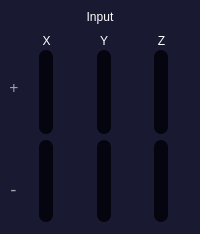
               <widget class="QWidget" name="Input_Widget" native="true">
                <property name="sizePolicy">
                 <sizepolicy hsizetype="MinimumExpanding" vsizetype="Preferred">
                  <horstretch>0</horstretch>
                  <verstretch>0</verstretch>
                 </sizepolicy>
                </property>
                <property name="minimumSize">
                 <size>
                  <width>0</width>
                  <height>190</height>
                 </size>
                </property>
                <property name="maximumSize">
                 <size>
                  <width>11111111</width>
                  <height>16777215</height>
                 </size>
                </property>
                <property name="styleSheet">
                 <string notr="true">background-color: rgb(25, 25, 50);
border-radius: 16px;</string>
                </property>
                <layout class="QVBoxLayout" name="verticalLayout_10">
                 <property name="spacing">
                  <number>10</number>
                 </property>
                 <property name="leftMargin">
                  <number>10</number>
                 </property>
                 <property name="topMargin">
                  <number>10</number>
                 </property>
                 <property name="rightMargin">
                  <number>10</number>
                 </property>
                 <property name="bottomMargin">
                  <number>10</number>
                 </property>
                 <item>
                  <widget class="QLabel" name="label_5">
                   <property name="sizePolicy">
                    <sizepolicy hsizetype="Expanding" vsizetype="Fixed">
                     <horstretch>0</horstretch>
                     <verstretch>0</verstretch>
                    </sizepolicy>
                   </property>
                   <property name="styleSheet">
                    <string notr="true">QLabel { 
color: white; 
font: 16pt  'Open Sans'; }</string>
                   </property>
                   <property name="text">
                    <string>Input</string>
                   </property>
                   <property name="alignment">
                    <set>Qt::AlignCenter</set>
                   </property>
                  </widget>
                 </item>
                 <item>
                  <layout class="QHBoxLayout" name="horizontalLayout_3" stretch="0,1">
                   <property name="spacing">
                    <number>0</number>
                   </property>
                   <item>
                    <layout class="QVBoxLayout" name="verticalLayout_9">
                     <property name="spacing">
                      <number>55</number>
                     </property>
                     <property name="topMargin">
                      <number>21</number>
                     </property>
                     <item alignment="Qt::AlignHCenter">
                      <widget class="QLabel" name="label_7">
                       <property name="sizePolicy">
                        <sizepolicy hsizetype="Expanding" vsizetype="Fixed">
                         <horstretch>0</horstretch>
                         <verstretch>0</verstretch>
                        </sizepolicy>
                       </property>
                       <property name="maximumSize">
                        <size>
                         <width>8</width>
                         <height>16777215</height>
                        </size>
                       </property>
                       <property name="font">
                        <font>
                         <family>Open Sans</family>
                         <pointsize>12</pointsize>
                         <weight>50</weight>
                         <italic>false</italic>
                         <bold>false</bold>
                        </font>
                       </property>
                       <property name="styleSheet">
                        <string notr="true">QLabel { 
color: rgba(255, 255, 255, 153); 
font: 12pt  'Open Sans'; }</string>
                       </property>
                       <property name="text">
                        <string>+</string>
                       </property>
                       <property name="alignment">
                        <set>Qt::AlignCenter</set>
                       </property>
                      </widget>
                     </item>
                     <item alignment="Qt::AlignHCenter">
                      <widget class="QLabel" name="label_6">
                       <property name="sizePolicy">
                        <sizepolicy hsizetype="Expanding" vsizetype="Fixed">
                         <horstretch>0</horstretch>
                         <verstretch>0</verstretch>
                        </sizepolicy>
                       </property>
                       <property name="font">
                        <font>
                         <family>Open Sans</family>
                         <pointsize>14</pointsize>
                         <weight>50</weight>
                         <italic>false</italic>
                         <bold>false</bold>
                        </font>
                       </property>
                       <property name="styleSheet">
                        <string notr="true">QLabel { 
color: rgba(255, 255, 255, 153); 
font: 14pt  'Open Sans'; }</string>
                       </property>
                       <property name="text">
                        <string>-</string>
                       </property>
                       <property name="alignment">
                        <set>Qt::AlignCenter</set>
                       </property>
                      </widget>
                     </item>
                    </layout>
                   </item>
                   <item>
                    <layout class="QHBoxLayout" name="horizontalLayout_22">
                     <property name="spacing">
                      <number>0</number>
                     </property>
                     <property name="sizeConstraint">
                      <enum>QLayout::SetDefaultConstraint</enum>
                     </property>
                     <property name="rightMargin">
                      <number>0</number>
                     </property>
                     <item>
                      <layout class="QVBoxLayout" name="verticalLayout_5">
                       <property name="spacing">
                        <number>2</number>
                       </property>
                       <property name="leftMargin">
                        <number>10</number>
                       </property>
                       <property name="rightMargin">
                        <number>10</number>
                       </property>
                       <property name="bottomMargin">
                        <number>0</number>
                       </property>
                       <item>
                        <widget class="QLabel" name="label">
                         <property name="sizePolicy">
                          <sizepolicy hsizetype="Expanding" vsizetype="Preferred">
                           <horstretch>0</horstretch>
                           <verstretch>0</verstretch>
                          </sizepolicy>
                         </property>
                         <property name="styleSheet">
                          <string notr="true">QLabel { 
color: white; 
font: 12pt  'Open Sans'; }</string>
                         </property>
                         <property name="text">
                          <string>X</string>
                         </property>
                         <property name="alignment">
                          <set>Qt::AlignCenter</set>
                         </property>
                        </widget>
                       </item>
                       <item>
                        <layout class="QVBoxLayout" name="verticalLayout_2">
                         <property name="spacing">
                          <number>6</number>
                         </property>
                         <property name="bottomMargin">
                          <number>0</number>
                         </property>
                         <item alignment="Qt::AlignHCenter">
                          <widget class="QSlider" name="axisX_topVSlider">
                           <property name="enabled">
                            <bool>false</bool>
                           </property>
                           <property name="minimumSize">
                            <size>
                             <width>16</width>
                             <height>16</height>
                            </size>
                           </property>
                           <property name="maximumSize">
                            <size>
                             <width>16</width>
                             <height>16777215</height>
                            </size>
                           </property>
                           <property name="baseSize">
                            <size>
                             <width>0</width>
                             <height>0</height>
                            </size>
                           </property>
                           <property name="cursor">
                            <cursorShape>PointingHandCursor</cursorShape>
                           </property>
                           <property name="styleSheet">
                            <string notr="true">QSlider::groove:vertical {
	background:  rgb(5, 5, 15);
	border-radius: 7px;
	position: absolute;
	left:1; right: 1;
}

QSlider::add-page:vertical {
	border-radius: 7px;
	margin: 0 -1px;
    background: qlineargradient(
		spread:pad, x1:0, y1:1, x2:0, y2:0,
		stop:0 rgba(117, 23, 248, 255), 
		stop:1 rgba(227, 35, 255, 255));
}

/*QSlider::sub-page:vertical {
	border-radius: 7px;
    background: rgb(5, 5, 15);
}*/</string>
                           </property>
                           <property name="maximum">
                            <number>100</number>
                           </property>
                           <property name="value">
                            <number>0</number>
                           </property>
                           <property name="tracking">
                            <bool>false</bool>
                           </property>
                           <property name="orientation">
                            <enum>Qt::Vertical</enum>
                           </property>
                          </widget>
                         </item>
                         <item alignment="Qt::AlignHCenter">
                          <widget class="QSlider" name="axisX_botVSlider">
                           <property name="enabled">
                            <bool>false</bool>
                           </property>
                           <property name="minimumSize">
                            <size>
                             <width>16</width>
                             <height>16</height>
                            </size>
                           </property>
                           <property name="maximumSize">
                            <size>
                             <width>16</width>
                             <height>16777215</height>
                            </size>
                           </property>
                           <property name="cursor">
                            <cursorShape>PointingHandCursor</cursorShape>
                           </property>
                           <property name="styleSheet">
                            <string notr="true">QSlider::groove:vertical {
	background:  rgb(5, 5, 15);
	border-radius: 7px;
	margin-bottom: 2px;
	position: absolute;
	left:1px; right: 1px;
}

/*QSlider::add-page:vertical {
	border-radius: 7px;
	margin: 0 -1px;
    background: qlineargradient(
		spread:pad, x1:0, y1:1, x2:0, y2:0,
		stop:0 rgba(117, 23, 248, 255), 
		stop:1 rgba(227, 35, 255, 255));
}*/

QSlider::sub-page:vertical {
	border-radius: 7px;
	margin: 0 -1px;
    margin-top: 1px;
    background: qlineargradient(
		spread:pad, x1:0, y1:1, x2:0, y2:0,
		stop:0 rgba(227, 35, 255, 255), 
		stop:1 rgba(117, 23, 248, 255));
}</string>
                           </property>
                           <property name="minimum">
                            <number>-100</number>
                           </property>
                           <property name="maximum">
                            <number>0</number>
                           </property>
                           <property name="value">
                            <number>0</number>
                           </property>
                           <property name="tracking">
                            <bool>false</bool>
                           </property>
                           <property name="orientation">
                            <enum>Qt::Vertical</enum>
                           </property>
                           <property name="invertedAppearance">
                            <bool>false</bool>
                           </property>
                           <property name="invertedControls">
                            <bool>false</bool>
                           </property>
                          </widget>
                         </item>
                        </layout>
                       </item>
                      </layout>
                     </item>
                     <item>
                      <layout class="QVBoxLayout" name="verticalLayout_6">
                       <property name="spacing">
                        <number>2</number>
                       </property>
                       <property name="leftMargin">
                        <number>10</number>
                       </property>
                       <property name="rightMargin">
                        <number>10</number>
                       </property>
                       <property name="bottomMargin">
                        <number>0</number>
                       </property>
                       <item>
                        <widget class="QLabel" name="label_2">
                         <property name="sizePolicy">
                          <sizepolicy hsizetype="Expanding" vsizetype="Preferred">
                           <horstretch>0</horstretch>
                           <verstretch>0</verstretch>
                          </sizepolicy>
                         </property>
                         <property name="styleSheet">
                          <string notr="true">QLabel { 
color: white; 
font: 12pt  'Open Sans'; }</string>
                         </property>
                         <property name="text">
                          <string>Y</string>
                         </property>
                         <property name="alignment">
                          <set>Qt::AlignCenter</set>
                         </property>
                        </widget>
                       </item>
                       <item>
                        <layout class="QVBoxLayout" name="verticalLayout_3">
                         <property name="spacing">
                          <number>6</number>
                         </property>
                         <property name="bottomMargin">
                          <number>0</number>
                         </property>
                         <item alignment="Qt::AlignHCenter">
                          <widget class="QSlider" name="axisY_topVSlider">
                           <property name="enabled">
                            <bool>false</bool>
                           </property>
                           <property name="minimumSize">
                            <size>
                             <width>16</width>
                             <height>16</height>
                            </size>
                           </property>
                           <property name="maximumSize">
                            <size>
                             <width>16</width>
                             <height>16777215</height>
                            </size>
                           </property>
                           <property name="cursor">
                            <cursorShape>PointingHandCursor</cursorShape>
                           </property>
                           <property name="styleSheet">
                            <string notr="true">QSlider::groove:vertical {
	background:  rgb(5, 5, 15);
	border-radius: 7px;
	position: absolute;
	left:1; right: 1;
}

QSlider::add-page:vertical {
	border-radius: 7px;
	margin: 0 -1px;
    background: qlineargradient(
		spread:pad, x1:0, y1:1, x2:0, y2:0,
		stop:0 rgba(117, 23, 248, 255), 
		stop:1 rgba(227, 35, 255, 255));
}

/*QSlider::sub-page:vertical {
	border-radius: 7px;
    background: rgb(5, 5, 15);
}*/</string>
                           </property>
                           <property name="maximum">
                            <number>100</number>
                           </property>
                           <property name="value">
                            <number>0</number>
                           </property>
                           <property name="tracking">
                            <bool>false</bool>
                           </property>
                           <property name="orientation">
                            <enum>Qt::Vertical</enum>
                           </property>
                          </widget>
                         </item>
                         <item alignment="Qt::AlignHCenter">
                          <widget class="QSlider" name="axisY_botVSlider">
                           <property name="enabled">
                            <bool>false</bool>
                           </property>
                           <property name="minimumSize">
                            <size>
                             <width>16</width>
                             <height>16</height>
                            </size>
                           </property>
                           <property name="maximumSize">
                            <size>
                             <width>16</width>
                             <height>16777215</height>
                            </size>
                           </property>
                           <property name="cursor">
                            <cursorShape>PointingHandCursor</cursorShape>
                           </property>
                           <property name="styleSheet">
                            <string notr="true">QSlider::groove:vertical {
	background:  rgb(5, 5, 15);
	border-radius: 7px;
	margin-bottom: 2px;
	position: absolute;
	left:1px; right: 1px;
}

/*QSlider::add-page:vertical {
	border-radius: 7px;
	margin: 0 -1px;
    background: qlineargradient(
		spread:pad, x1:0, y1:1, x2:0, y2:0,
		stop:0 rgba(117, 23, 248, 255), 
		stop:1 rgba(227, 35, 255, 255));
}*/

QSlider::sub-page:vertical {
	border-radius: 7px;
	margin: 0 -1px;
    margin-top: 1px;
    background: qlineargradient(
		spread:pad, x1:0, y1:1, x2:0, y2:0,
		stop:0 rgba(227, 35, 255, 255), 
		stop:1 rgba(117, 23, 248, 255));
}</string>
                           </property>
                           <property name="minimum">
                            <number>-100</number>
                           </property>
                           <property name="maximum">
                            <number>0</number>
                           </property>
                           <property name="value">
                            <number>0</number>
                           </property>
                           <property name="tracking">
                            <bool>false</bool>
                           </property>
                           <property name="orientation">
                            <enum>Qt::Vertical</enum>
                           </property>
                           <property name="invertedAppearance">
                            <bool>false</bool>
                           </property>
                          </widget>
                         </item>
                        </layout>
                       </item>
                      </layout>
                     </item>
                     <item>
                      <layout class="QVBoxLayout" name="verticalLayout_7">
                       <property name="spacing">
                        <number>2</number>
                       </property>
                       <property name="leftMargin">
                        <number>10</number>
                       </property>
                       <property name="rightMargin">
                        <number>10</number>
                       </property>
                       <property name="bottomMargin">
                        <number>0</number>
                       </property>
                       <item>
                        <widget class="QLabel" name="label_4">
                         <property name="sizePolicy">
                          <sizepolicy hsizetype="Expanding" vsizetype="Preferred">
                           <horstretch>0</horstretch>
                           <verstretch>0</verstretch>
                          </sizepolicy>
                         </property>
                         <property name="styleSheet">
                          <string notr="true">QLabel { 
color: white; 
font: 12pt  'Open Sans'; }</string>
                         </property>
                         <property name="text">
                          <string>Z</string>
                         </property>
                         <property name="alignment">
                          <set>Qt::AlignCenter</set>
                         </property>
                        </widget>
                       </item>
                       <item>
                        <layout class="QVBoxLayout" name="verticalLayout_4">
                         <property name="spacing">
                          <number>6</number>
                         </property>
                         <property name="bottomMargin">
                          <number>0</number>
                         </property>
                         <item alignment="Qt::AlignHCenter">
                          <widget class="QSlider" name="axisZ_topVSlider">
                           <property name="enabled">
                            <bool>false</bool>
                           </property>
                           <property name="minimumSize">
                            <size>
                             <width>16</width>
                             <height>16</height>
                            </size>
                           </property>
                           <property name="maximumSize">
                            <size>
                             <width>16</width>
                             <height>16777215</height>
                            </size>
                           </property>
                           <property name="cursor">
                            <cursorShape>PointingHandCursor</cursorShape>
                           </property>
                           <property name="styleSheet">
                            <string notr="true">QSlider::groove:vertical {
	background:  rgb(5, 5, 15);
	border-radius: 7px;
	position: absolute;
	left:1; right: 1;
}

QSlider::add-page:vertical {
	border-radius: 7px;
	margin: 0 -1px;
    background: qlineargradient(
		spread:pad, x1:0, y1:1, x2:0, y2:0,
		stop:0 rgba(117, 23, 248, 255), 
		stop:1 rgba(227, 35, 255, 255));
}

/*QSlider::sub-page:vertical {
	border-radius: 7px;
    background: rgb(5, 5, 15);
}*/</string>
                           </property>
                           <property name="maximum">
                            <number>100</number>
                           </property>
                           <property name="value">
                            <number>0</number>
                           </property>
                           <property name="tracking">
                            <bool>false</bool>
                           </property>
                           <property name="orientation">
                            <enum>Qt::Vertical</enum>
                           </property>
                          </widget>
                         </item>
                         <item alignment="Qt::AlignHCenter">
                          <widget class="QSlider" name="axisZ_botVSlider">
                           <property name="enabled">
                            <bool>false</bool>
                           </property>
                           <property name="minimumSize">
                            <size>
                             <width>16</width>
                             <height>16</height>
                            </size>
                           </property>
                           <property name="maximumSize">
                            <size>
                             <width>16</width>
                             <height>16777215</height>
                            </size>
                           </property>
                           <property name="cursor">
                            <cursorShape>PointingHandCursor</cursorShape>
                           </property>
                           <property name="styleSheet">
                            <string notr="true">QSlider::groove:vertical {
	background:  rgb(5, 5, 15);
	border-radius: 7px;
	margin-bottom: 2px;
	position: absolute;
	left:1px; right: 1px;
}

/*QSlider::add-page:vertical {
	border-radius: 7px;
	margin: 0 -1px;
    background: qlineargradient(
		spread:pad, x1:0, y1:1, x2:0, y2:0,
		stop:0 rgba(117, 23, 248, 255), 
		stop:1 rgba(227, 35, 255, 255));
}*/

QSlider::sub-page:vertical {
	border-radius: 7px;
	margin: 0 -1px;
    margin-top: 1px;
    background: qlineargradient(
		spread:pad, x1:0, y1:1, x2:0, y2:0,
		stop:0 rgba(227, 35, 255, 255), 
		stop:1 rgba(117, 23, 248, 255));
}</string>
                           </property>
                           <property name="minimum">
                            <number>-100</number>
                           </property>
                           <property name="maximum">
                            <number>0</number>
                           </property>
                           <property name="value">
                            <number>0</number>
                           </property>
                           <property name="tracking">
                            <bool>false</bool>
                           </property>
                           <property name="orientation">
                            <enum>Qt::Vertical</enum>
                           </property>
                          </widget>
                         </item>
                        </layout>
                       </item>
                      </layout>
                     </item>
                    </layout>
                   </item>
                  </layout>
                 </item>
                </layout>
               </widget>
